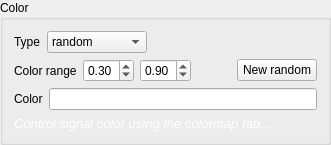
                    <widget class="QGroupBox" name="_1dColBox">
                     <property name="title">
                      <string>Color</string>
                     </property>
                     <layout class="QVBoxLayout" name="verticalLayout_60">
                      <item>
                       <widget class="QWidget" name="_1dColPickType" native="true">
                        <layout class="QHBoxLayout" name="horizontalLayout_98">
                         <property name="margin">
                          <number>0</number>
                         </property>
                         <item>
                          <widget class="QLabel" name="label_93">
                           <property name="text">
                            <string>Type</string>
                           </property>
                          </widget>
                         </item>
                         <item>
                          <widget class="QComboBox" name="_1dColType">
                           <item>
                            <property name="text">
                             <string>random</string>
                            </property>
                           </item>
                           <item>
                            <property name="text">
                             <string>uniform</string>
                            </property>
                           </item>
                           <item>
                            <property name="text">
                             <string>dyn_time</string>
                            </property>
                           </item>
                           <item>
                            <property name="text">
                             <string>dyn_minmax</string>
                            </property>
                           </item>
                          </widget>
                         </item>
                         <item>
                          <spacer name="horizontalSpacer_135">
                           <property name="orientation">
                            <enum>Qt::Horizontal</enum>
                           </property>
                           <property name="sizeHint" stdset="0">
                            <size>
                             <width>40</width>
                             <height>20</height>
                            </size>
                           </property>
                          </spacer>
                         </item>
                        </layout>
                       </widget>
                      </item>
                      <item>
                       <widget class="QWidget" name="_1dRndPan" native="true">
                        <layout class="QHBoxLayout" name="horizontalLayout_99">
                         <property name="margin">
                          <number>0</number>
                         </property>
                         <item>
                          <widget class="QLabel" name="label_94">
                           <property name="text">
                            <string>Color range</string>
                           </property>
                          </widget>
                         </item>
                         <item>
                          <widget class="QDoubleSpinBox" name="_1dRndDynMin">
                           <property name="maximum">
                            <double>0.900000000000000</double>
                           </property>
                           <property name="singleStep">
                            <double>0.100000000000000</double>
                           </property>
                           <property name="value">
                            <double>0.300000000000000</double>
                           </property>
                          </widget>
                         </item>
                         <item>
                          <widget class="QDoubleSpinBox" name="_1dRndDynMax">
                           <property name="minimum">
                            <double>0.100000000000000</double>
                           </property>
                           <property name="maximum">
                            <double>1.000000000000000</double>
                           </property>
                           <property name="singleStep">
                            <double>0.100000000000000</double>
                           </property>
                           <property name="value">
                            <double>0.900000000000000</double>
                           </property>
                          </widget>
                         </item>
                         <item>
                          <spacer name="horizontalSpacer_136">
                           <property name="orientation">
                            <enum>Qt::Horizontal</enum>
                           </property>
                           <property name="sizeHint" stdset="0">
                            <size>
                             <width>40</width>
                             <height>20</height>
                            </size>
                           </property>
                          </spacer>
                         </item>
                         <item>
                          <widget class="QPushButton" name="_1dRndNew">
                           <property name="text">
                            <string>New random</string>
                           </property>
                          </widget>
                         </item>
                        </layout>
                       </widget>
                      </item>
                      <item>
                       <widget class="QWidget" name="_1dUniPan" native="true">
                        <property name="minimumSize">
                         <size>
                          <width>0</width>
                          <height>0</height>
                         </size>
                        </property>
                        <layout class="QHBoxLayout" name="horizontalLayout_100">
                         <property name="margin">
                          <number>0</number>
                         </property>
                         <item>
                          <widget class="QLabel" name="label_95">
                           <property name="text">
                            <string>Color</string>
                           </property>
                          </widget>
                         </item>
                         <item>
                          <widget class="QLineEdit" name="_1dUniColor"/>
                         </item>
                        </layout>
                       </widget>
                      </item>
                      <item>
                       <widget class="QLabel" name="_1dDynText">
                        <property name="text">
                         <string>&lt;html&gt;&lt;head/&gt;&lt;body&gt;&lt;p&gt;&lt;span style=&quot; font-size:10pt; font-style:italic; color:#ffffff;&quot;&gt;Control signal color using the colormap tab...&lt;/span&gt;&lt;/p&gt;&lt;/body&gt;&lt;/html&gt;</string>
                        </property>
                       </widget>
                      </item>
                     </layout>
                    </widget>
